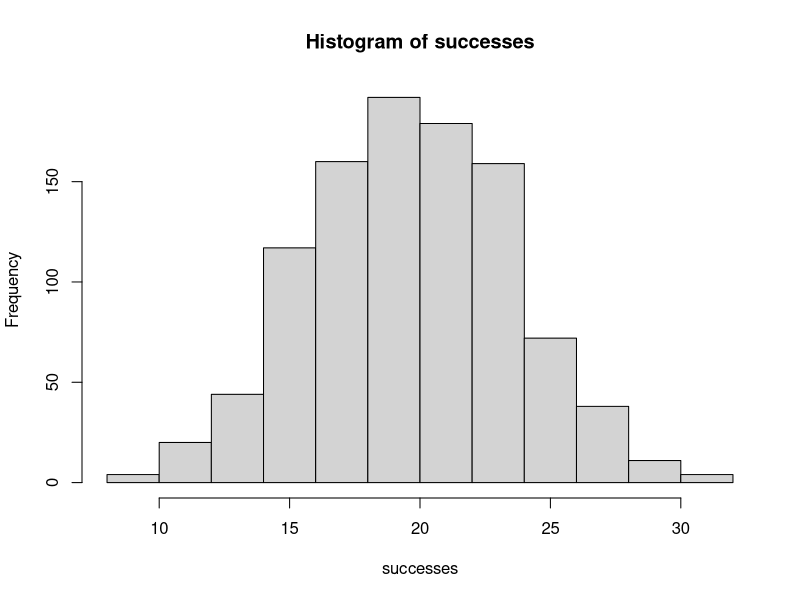
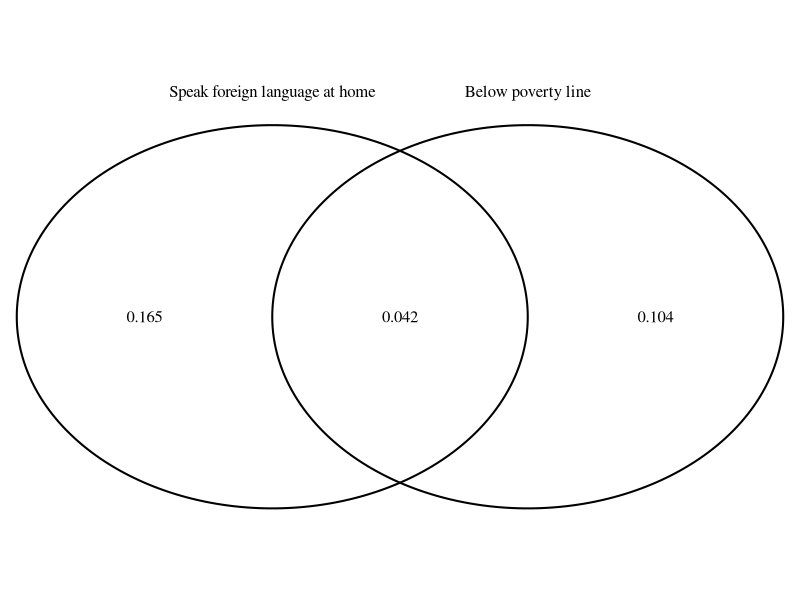

Reproduce these figures in R, in order.
## ---- chunk 1
knitr::opts_chunk$set(
  collapse = TRUE,
  fig.align="center",
  fig.pos="t",
  strip.white = TRUE
)
## ---- chunk 2
792/11
sqrt(pi)
exp(2)
256^(1/4)
log(2)
## ---- chunk 3
a <- 3
b <- 7
a*b
## ---- chunk 4
v <- -2:4 
w <- seq(from=1,length.out = 7)
v*w
## ---- chunk 5
successes <- rbinom(100,1,.2)
successes
sum(successes)/100
## ---- chunk 6
successes <- rbinom(1000,100,.2)
hist(successes)
## ---- chunk 7
library(VennDiagram)
grid.newpage()
venn.plot <- draw.pairwise.venn(area1      = .146,
                                area2      = .207,
                                cross.area = .042,
                                category   = c("Below poverty line", "Speak foreign language at home"),
                                cat.pos = 0,
                                cat.dist = .035,
                                scaled     = FALSE)
